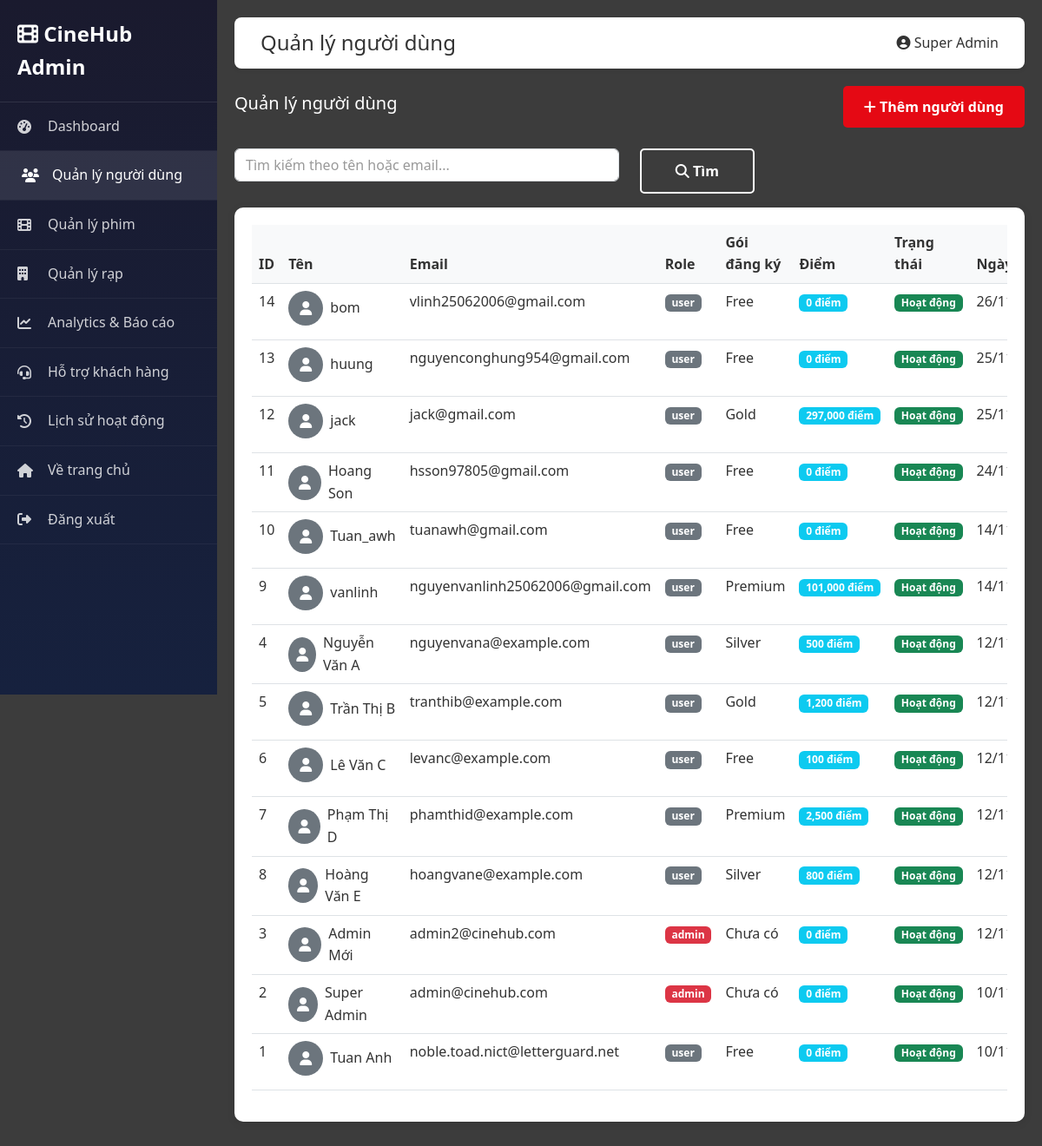
Page /?route=admin/users (signed in) on the earlier database version.
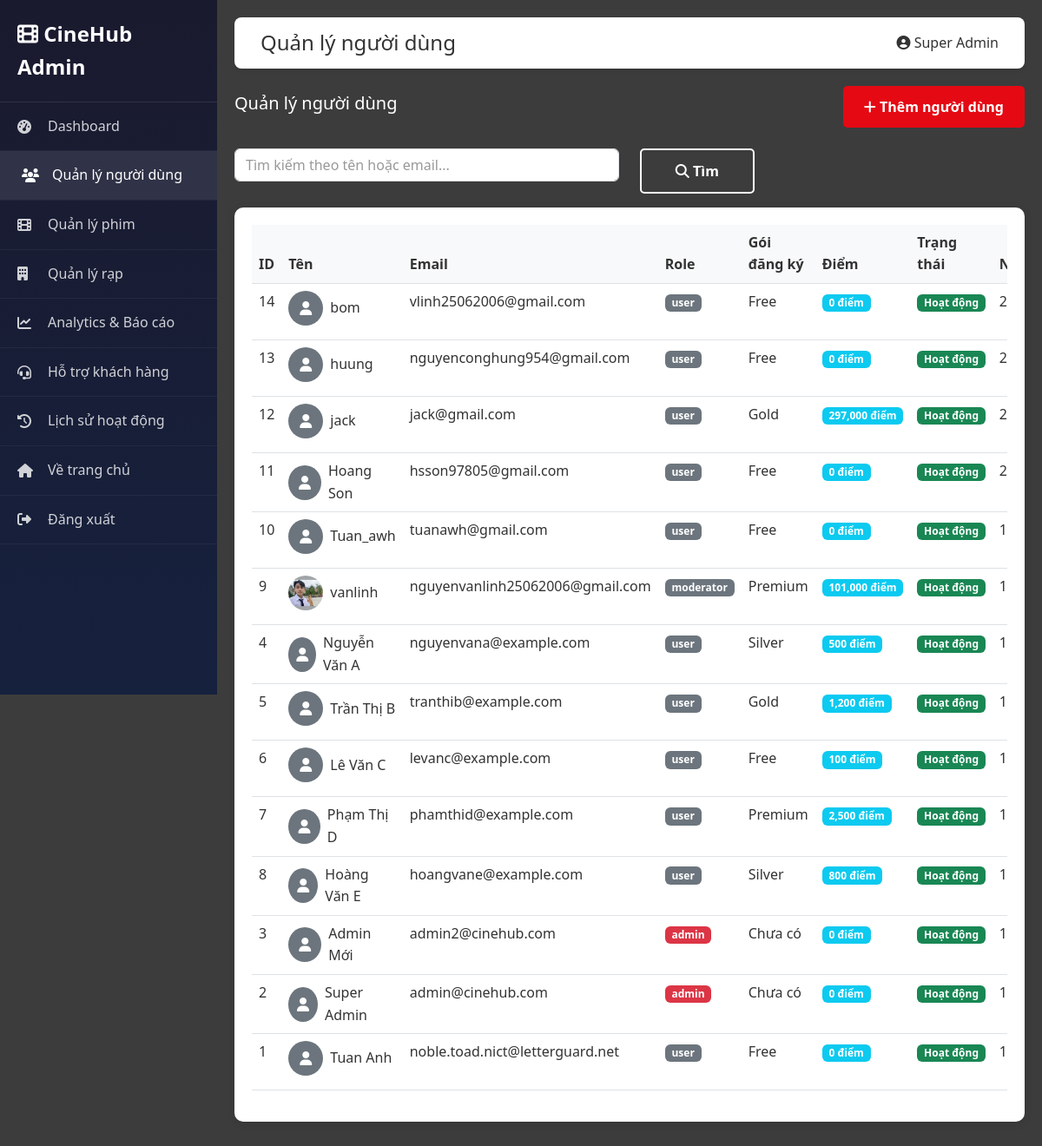
Same page on the later database version.
### tables this page shows
CREATE TABLE `users` (
  `id` int(11) NOT NULL,
  `name` varchar(100) NOT NULL,
  `email` varchar(120) NOT NULL,
  `password` varchar(255) NOT NULL,
  `avatar` varchar(255) DEFAULT NULL,
  `birthdate` date DEFAULT NULL,
  `rank` enum('Bronze','Silver','Gold','Platinum') DEFAULT 'Bronze',
  `points` int(11) DEFAULT 0,
  `subscription_id` int(11) DEFAULT NULL,
  `status` enum('active','inactive','banned') DEFAULT 'active',
  `email_verified` tinyint(1) DEFAULT 0,
  `created_at` timestamp NOT NULL DEFAULT current_timestamp(),
  `updated_at` timestamp NOT NULL DEFAULT current_timestamp() ON UPDATE current_timestamp(),
  `role` enum('user','admin','moderator','manager') DEFAULT 'user',
  `theater_id` int(11) DEFAULT NULL,
  `is_active` tinyint(1) DEFAULT 1,
  `last_login` datetime DEFAULT NULL
);

CREATE TABLE `subscriptions` (
  `id` int(11) NOT NULL,
  `name` varchar(50) NOT NULL,
  `price` decimal(10,2) DEFAULT 0.00,
  `description` text DEFAULT NULL,
  `benefits` text DEFAULT NULL,
  `created_at` timestamp NOT NULL DEFAULT current_timestamp()
);

### modules/admin/AdminController.php (called while the page is built, shortened)
<?php
require_once __DIR__ . '/../../core/AdminMiddleware.php';
require_once __DIR__ . '/../../core/Database.php';
class AdminController extends Controller {
    protected function adminView($view, $data = []) {
        extract($data);
        require_once __DIR__ . '/views/' . $view . '.php';
        require_once __DIR__ . '/views/layout.php';
    }
    public function users() {
        $db = Database::getInstance();
        $user = AdminMiddleware::checkAdmin();
        $search = $_GET['search'] ?? '';
        $status = $_GET['status'] ?? '';
        $sql = "SELECT u.*, s.name as subscription_name FROM users u
                LEFT JOIN subscriptions s ON u.subscription_id = s.id WHERE 1=1";
        $params = [];
        $sql .= " ORDER BY u.created_at DESC";
        $users = $db->fetchAll($sql, $params);
        $theaters = [];
        try {
            $theaters = $db->fetchAll("SELECT * FROM theaters WHERE is_active = 1 ORDER BY name");
        } catch (Exception $e) {
        }
        $this->adminView('users', [
            'users' => $users,
            'search' => $search,
            'status' => $status,
            'theaters' => $theaters,
            'user' => $user,
            'title' => 'Quản lý người dùng',
            'current_page' => 'users'
        ]);
    }
}
?>

### index.php (called while the page is built, shortened)
<?php
$route = $_GET['route'] ?? 'home/index';
$parts = explode('/', $route);
$controllerMap = [
    'auth' => 'AuthController',
    'profile' => 'ProfileController',
    'moderator' => 'ModeratorController',
    'notifications' => 'NotificationController'
];
$firstPart = $parts[0];
$controllerName = null;
    if (isset($controllerMap[$firstPart])) {
    $controllerName = $controllerMap[$firstPart];
    $moduleForMap = 'user';
    if ($controllerName === 'ModeratorController') {
        $moduleForMap = 'admin';
    }
    $controllerPath = __DIR__ . '/modules/' . $moduleForMap . '/' . $controllerName . '.php';
    if (file_exists($controllerPath) && !class_exists($controllerName)) {
        require_once $controllerPath;
    }
} else {
    $controllerName = ucfirst($firstPart) . 'Controller';
}
$action = '';
if (count($parts) >= 3) {
    $actionPart = $parts[2];
    $actionPart = str_replace('-', ' ', $actionPart);
    $actionPart = ucwords($actionPart);
    $actionPart = str_replace(' ', '', $actionPart);
    $action = $parts[1] . $actionPart;
} else {
    $action = $parts[1] ?? 'index';
}
try {
    $controller = new $controllerName();
    $controller->$action();
} catch (Exception $e) {
    error_log("Error in routing: " . $e->getMessage());
    error_log("Route: $route, Controller: $controllerName, Action: $action");
    error_log("Stack trace: " . $e->getTraceAsString());
    if ($controllerName !== 'HomeController') {
        $controllerName = 'HomeController';
        $controller = new $controllerName();
        $controller->index();
    } else {
        print_r($e);
        die('Error: Controller not found');
    }
}
?>

### core/Database.php (called while the page is built, shortened)
<?php
class Database {
    private static $instance = null;
    private $pdo;
    private $host = 'localhost';
    private $port = 3306;
    private $dbname = 'cinehub';
    private $username = 'root';
    private $password = '';
    private $charset = 'utf8mb4';
    private function __construct() {
        try {
            $dsn = "mysql:host={$this->host};port={$this->port};dbname={$this->dbname};charset={$this->charset}";
            $this->pdo = new PDO($dsn, $this->username, $this->password);
            $this->pdo->setAttribute(PDO::ATTR_ERRMODE, PDO::ERRMODE_EXCEPTION);
            $this->pdo->setAttribute(PDO::ATTR_DEFAULT_FETCH_MODE, PDO::FETCH_ASSOC);
        } catch(PDOException $e) {
            die("Lỗi kết nối database: " . $e->getMessage() .
                "<br><br>Vui lòng kiểm tra:<br>" .
                "1. MySQL đã được khởi động chưa?<br>" .
                "2. Database '{$this->dbname}' đã được tạo chưa?<br>" .
                "3. Password MySQL có đúng không? (hiện tại: " . ($this->password ?: 'rỗng') . ")<br>" .
                "4. Port MySQL có đúng không? (hiện tại: {$this->port})<br>" .
                "5. Nếu cần thay đổi password hoặc port, sửa file core/Database.php");
        }
    }
    public static function getInstance() {
        if (self::$instance === null) {
            self::$instance = new self();
        }
        return self::$instance;
    }
    public function query($sql, $params = []) {
        $stmt = $this->pdo->prepare($sql);
        $stmt->execute($params);
        return $stmt;
    }
    public function fetchAll($sql, $params = []) {
        return $this->query($sql, $params)->fetchAll();
    }
}
?>

### modules/admin/views/users.php (the view, shortened to what the changed rows need)
<?php
require_once __DIR__ . '/../../../core/Database.php';
?>
<div class="stat-card">
    <div class="table-responsive">
        <table class="table table-hover">
            <thead>
                <tr>
                    <th>ID</th>
                    <th>Tên</th>
                    <th>Email</th>
                    <th>Role</th>
                    <th>Gói đăng ký</th>
                    <th>Điểm</th>
                    <th>Trạng thái</th>
                    <th>Ngày tạo</th>
                </tr>
            </thead>
            <tbody>
                <?php if (empty($users)): ?>
                    <tr>
                        <td colspan="9" class="text-center text-muted">Không có người dùng nào</td>
                    </tr>
                <?php else: ?>
                    <?php foreach ($users as $u): ?>
                        <tr>
                            <td><?php echo $u['id']; ?></td>
                            <td>
                                <div class="d-flex align-items-center">
                                    <?php if ($u['avatar']): ?>
                                        <img src="<?php echo htmlspecialchars($u['avatar']); ?>" alt="" class="rounded-circle me-2" style="width: 40px; height: 40px;">
                                    <?php else: ?>
                                        <div class="bg-secondary rounded-circle me-2 d-flex align-items-center justify-content-center" style="width: 40px; height: 40px;">
                                            <i class="fas fa-user text-white"></i>
                                        </div>
                                    <?php endif; ?>
                                    <?php echo htmlspecialchars($u['name']); ?>
                                </div>
                            </td>
                            <td><?php echo htmlspecialchars($u['email']); ?></td>
                            <td>
                                <span class="badge bg-<?php echo $u['role'] === 'admin' ? 'danger' : 'secondary'; ?>">
                                    <?php echo htmlspecialchars($u['role'] ?? 'user'); ?>
                                </span>
                            </td>
                            <td><?php echo htmlspecialchars($u['subscription_name'] ?? 'Chưa có'); ?></td>
                            <td>
                                <span class="badge bg-info"><?php echo number_format($u['points'] ?? 0); ?> điểm</span>
                            </td>
                            <td>
                                <span class="badge bg-<?php echo ($u['is_active'] ?? true) ? 'success' : 'danger'; ?>">
                                    <?php echo ($u['is_active'] ?? true) ? 'Hoạt động' : 'Bị chặn'; ?>
                                </span>
                            </td>
                            <td><?php echo date('d/m/Y', strtotime($u['created_at'])); ?></td>
                        </tr>
                    <?php endforeach; ?>
                <?php endif; ?>
            </tbody>
        </table>
    </div>
</div>

Differences in the rows shown:
changed users "vanlinh": avatar: picture added; role "user" → "moderator"
